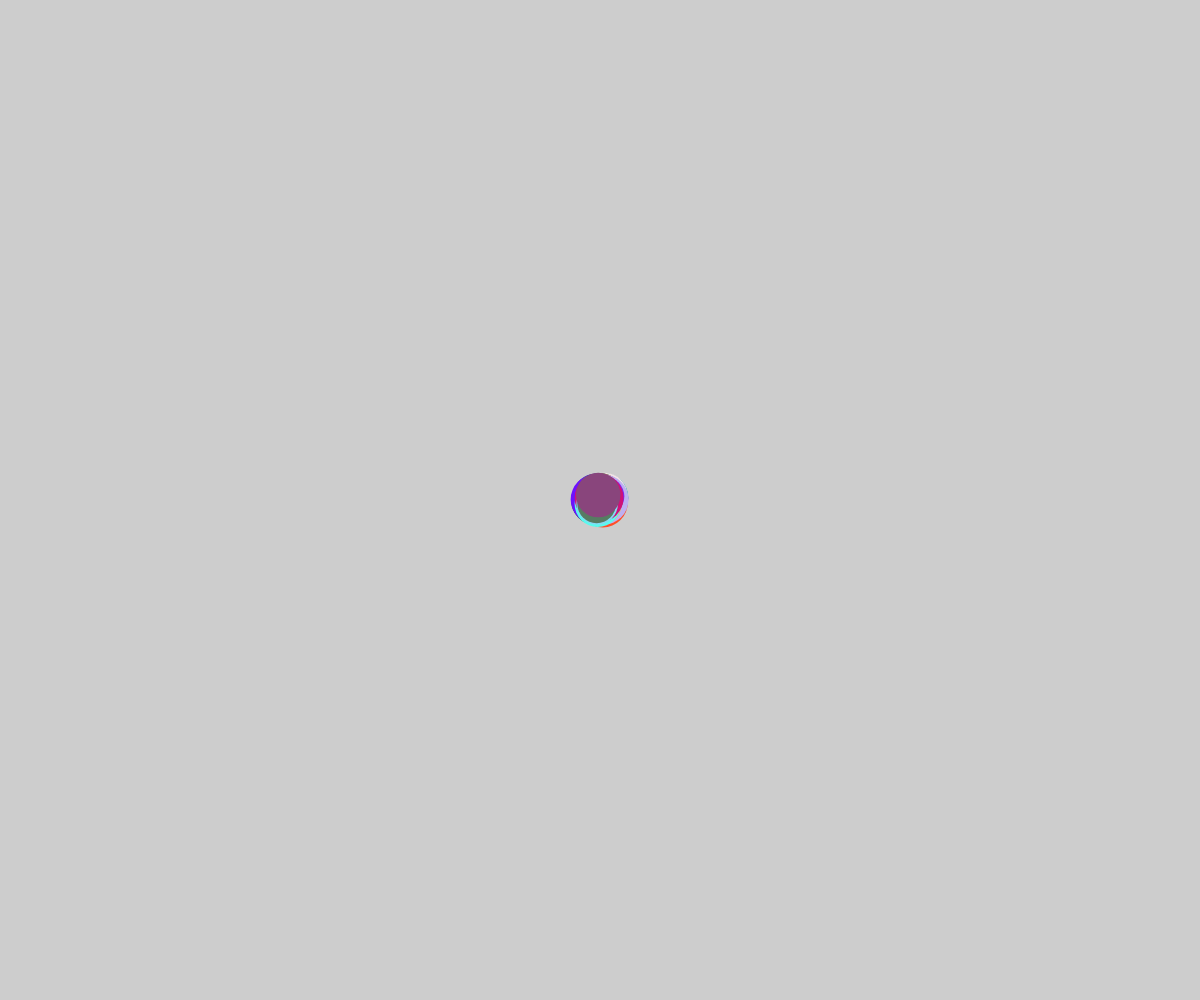
Frame 1 (no input)
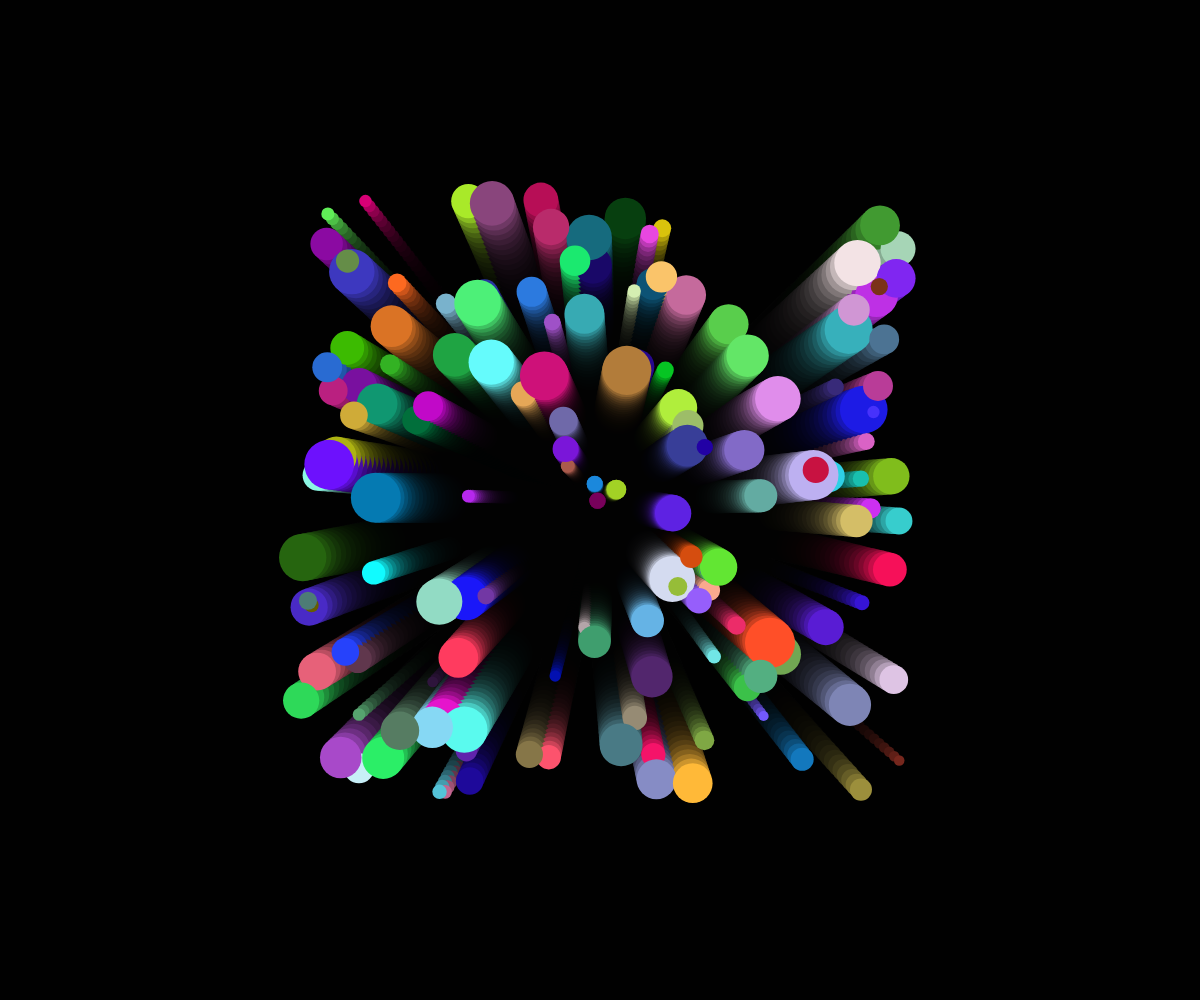
Frame 60 (no input)
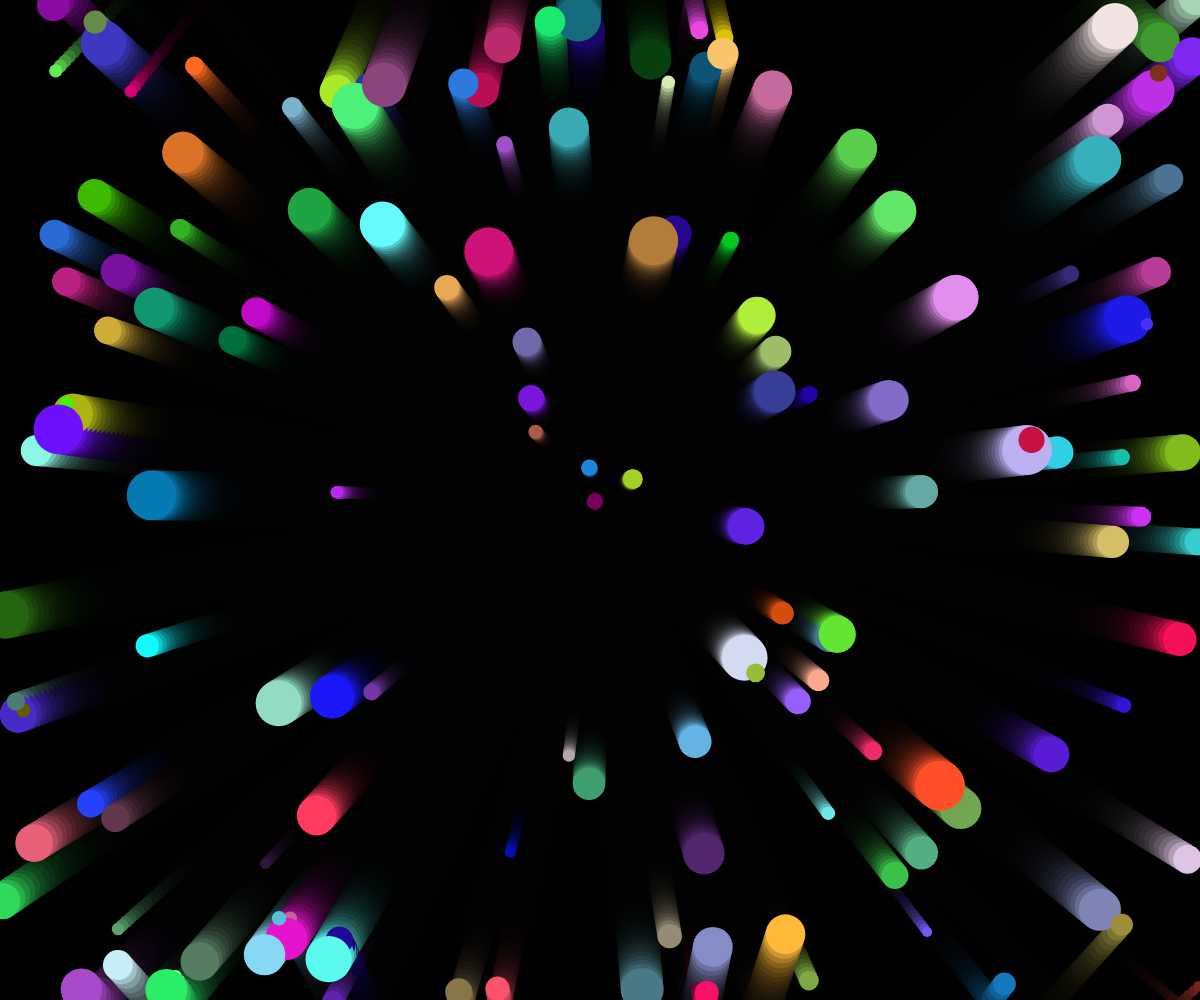
Frame 120 (the mouse pressed at the canvas centre since frame 60)

The p5.js sketch that drew these frames (run headless with seeded random() and noise() and a simulated clock; from frame 60 on, the mouse is pressed at the canvas centre):

// p5.js sketch
// ── sketch.js
// Set up how many balls
let ballCount = 150;

// Set up x and y position variable to equal an empty array
let x = [];
let y = [];

// Set up speed, size and color variable to equal an empty array
let xSpeed = [];
let ySpeed = [];
let size = [];
let r = [];
let g = [];
let b = [];

function setup() {
  createCanvas(windowWidth, windowHeight);

  // for loop that iterates through i until it reaches the ball count value

  for(let i = 0; i < ballCount; i++) {

    // Set x and y position to be the center
    x[i] = width / 2;
    y[i] = height / 2;

    // Set the speeds to be random
    xSpeed[i] = random(-5, 5);
    ySpeed[i] = random(-5, 5);

    // Set the size to be random
    size[i] = random(10, 50);

    // Set the colors to be random
    r[i] = random(0, 256);
    g[i] = random(0, 256);
    b[i] = random(0, 256);
  }

}

function draw() {
  background(0, 50);
  
  // Iterate through a new for loop to change the properties in order to animate the balls

  for(let i = 0; i < ballCount; i++) {

  // Increment speed for x and y positions
    x[i] += xSpeed[i];
    y[i] += ySpeed[i];

    // Set random R, G, B values
    fill(r[i], g[i], b[i]);

    // Style to have no strokes
    noStroke();

    // Draw the bouncing balls
    ellipse(x[i], y[i], size[i], size[i]);

  // Reverse x direction if ball hits left or right sides
    if (x[i] < 0 || x[i] > width) {
      xSpeed[i] = xSpeed[i] * -1;
    }

    // Reverse y direction if ball hits top or bottom sides
    if (y[i] < 0 || y[i] > height) {
      ySpeed[i] = ySpeed[i] * -1;
    }
  }

} 
